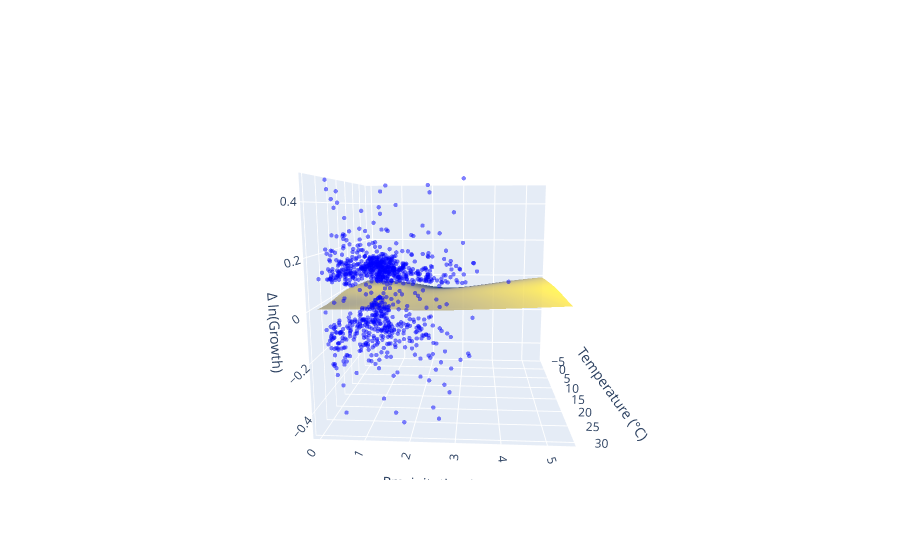

The code cell stored with this chart in its notebook:
### Markdown cell above
### 2.1.2 Data visualisation
In this section we visualise the top-n models in a temperature-precipitation grid

### Code cell
n_obs_holdout=5*n_countries


holdout_data=go.Scatter3d(
  x=true_data.x[-n_obs_holdout:],
  y=true_data.y[-n_obs_holdout:],
  z=true_data.z[-n_obs_holdout:],
  mode='markers',
  marker=dict(size=1.5, opacity=0.5, color='blue'),
  name='Holdout Data'
  )

# plot_data = model_surfaces
# plot_data = [mean_surface] 
plot_data=[mean_surface, holdout_data]
# plot_data=[bench_surface, bench_surface_no_outlier]
# plot_data= model_surfaces + [holdout_data]


fig= go.Figure(data=plot_data)
fig.update_layout(
    scene=dict(
        xaxis_title='Temperature (°C)',
        yaxis_title='Precipitation (m)',
        zaxis_title='Δ ln(Growth)',
        camera=dict(eye=dict(x=2.11, y=0.12, z=0.38))
        
        ,zaxis=dict(range=[-0.5, 0.5])
    ),
    legend=dict(
        bgcolor='rgba(255,255,255,0.7)',
        bordercolor='black',
        borderwidth=1
    )
)

fig.show()

### Figure 1 — Plotly figure (JSON) as saved in the notebook; plotly's stock layout.template omitted (floating-point values rounded to 4 significant figures; data arrays with more than 128 entries replaced by an {"elided": "..."} marker saying what was removed)
{"data": [{"colorscale": [[0, "#00224e"], [0.1111, "#123570"], [0.2222, "#3b496c"], [0.3333, "#575d6d"], [0.4444, "#707173"], [0.5556, "#8a8678"], [0.6667, "#a59c74"], [0.7778, "#c3b369"], [0.8889, "#e1cc55"], [1, "#fee838"]], "name": "mean_surface", "opacity": 0.85, "showscale": false, "type": "surface", "x": {"elided": "90x90 float values"}, "y": {"elided": "90x90 float values"}, "z": {"elided": "90x90 float values"}}, {"marker": {"color": "blue", "opacity": 0.5, "size": 1.5}, "mode": "markers", "name": "Holdout Data", "type": "scatter3d", "x": {"elided": "980 float values"}, "y": {"elided": "980 float values"}, "z": {"elided": "980 float values"}}], "layout": {"legend": {"bgcolor": "rgba(255,255,255,0.7)", "bordercolor": "black", "borderwidth": 1}, "scene": {"camera": {"eye": {"x": 2.11, "y": 0.12, "z": 0.38}}, "xaxis": {"title": {"text": "Temperature (°C)"}}, "yaxis": {"title": {"text": "Precipitation (m)"}}, "zaxis": {"range": [-0.5, 0.5], "title": {"text": "Δ ln(Growth)"}}}}}
